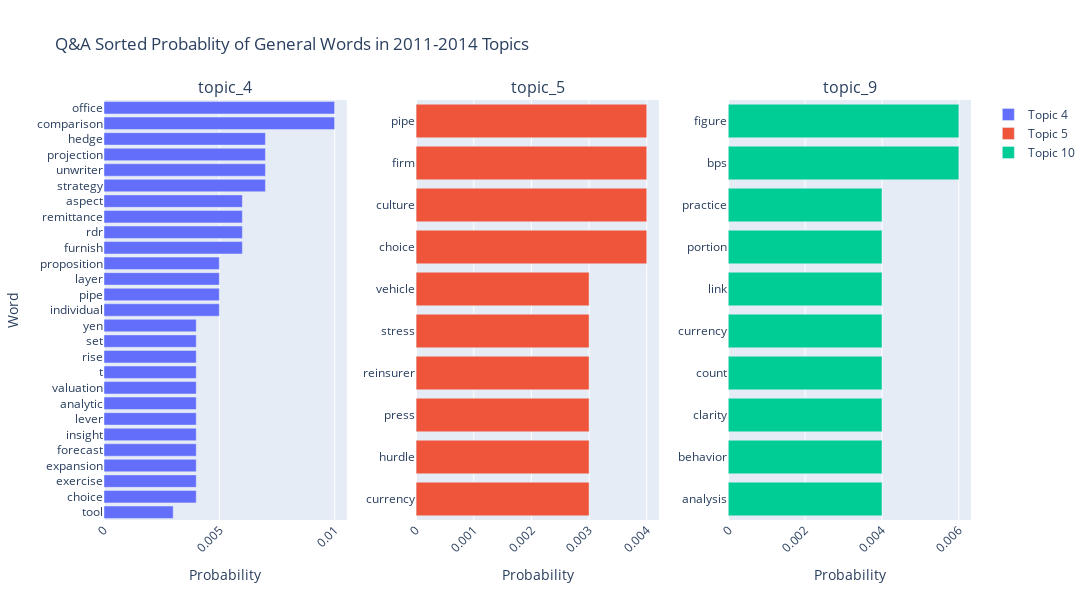

Write notebook code for a chart like this one.
### Code cell
fig = make_subplots(
    rows=1, cols=3,
    column_widths=[2.,2.,2.],
    row_heights=[1.],
    specs=[
        [{"type": "bar"}, {"type": "bar"}, {"type": "bar"}], #, {"type": "bar"}, {"type": "bar"}
        ], 
    subplot_titles=("topic_4", "topic_5", "topic_9"), # , "topic_9", "topic_12"
    vertical_spacing=0.15,
    horizontal_spacing=0.08,
        )


recent_list = [3,4,9]
column_list = [1,2,3]
timepoint_list = [[15 ,10, 8],[13],[10]]

for i in range(0,len(recent_list)):
    wt_single_tp = pd.DataFrame()
    wt_single_tp_alltime = wt[wt['k']==recent_list[i]]
    for k in timepoint_list[i]:
        tmp = wt_single_tp_alltime[wt_single_tp_alltime['timepoint']==k]
        wt_single_tp = wt_single_tp.append(tmp)
        del tmp

    wt_single_tp = wt_single_tp[['word', 'prob']]
    # df_tp6 groupby 'word' agg 'prob'
    wt_single_tp = wt_single_tp.groupby('word').agg({'prob':'sum'})
    wt_single_tp = wt_single_tp.reset_index()
    wt_single_tp = wt_single_tp.sort_values(by='prob', ascending=False)
    wt_single_tp = wt_single_tp.reset_index(drop=True)
    wt_single_tp = wt_single_tp.head(30).sort_values(by='prob', ascending=True)
    wt_single_tp = wt_single_tp.reset_index(drop=True)
    print("==============","Topic {}".format(recent_list[i] + 1),"================")
    print(wt_single_tp['word'])

    fig.add_trace(go.Bar(
        y=wt_single_tp['word'],
        x=wt_single_tp['prob'],
        name="Topic {}".format(recent_list[i] + 1),
        # make the bar virtical
        orientation='h',
        ), row=1, col=column_list[i])

fig.update_layout(
    height=600,
    width=1200,
    title_text="Q&A Sorted Probablity of General Words in 2011-2014 Topics",
    xaxis1_title = 'Probability',
    xaxis2_title = 'Probability',
    xaxis3_title = 'Probability',
    # xaxis4_title = 'Probability',
    # xaxis5_title = 'Probability',
    yaxis1_title = 'Word',
    # make the ytick label virtical
    xaxis1_tickangle=-45,
    xaxis2_tickangle=-45,
    xaxis3_tickangle=-45,
    # xaxis4_tickangle=-45,
    # xaxis5_tickangle=-45,
    legend_tracegroupgap = 180,

    )

fig.show()

### Figure 1 — Plotly figure (JSON) as saved in the notebook; plotly's stock layout.template omitted (floating-point values rounded to 4 significant figures)
{"data": [{"name": "Topic 4", "orientation": "h", "type": "bar", "x": [0.003, 0.004, 0.004, 0.004, 0.004, 0.004, 0.004, 0.004, 0.004, 0.004, 0.004, 0.004, 0.004, 0.005, 0.005, 0.005, 0.005, 0.006, 0.006, 0.006, 0.006, 0.007, 0.007, 0.007, 0.007, 0.01, 0.01], "xaxis": "x", "y": ["tool", "choice", "exercise", "expansion", "forecast", "insight", "lever", "analytic", "valuation", "t", "rise", "set", "yen", "individual", "pipe", "layer", "proposition", "furnish", "rdr", "remittance", "aspect", "strategy", "unwriter", "projection", "hedge", "comparison", "office"], "yaxis": "y"}, {"name": "Topic 5", "orientation": "h", "type": "bar", "x": [0.003, 0.003, 0.003, 0.003, 0.003, 0.003, 0.004, 0.004, 0.004, 0.004], "xaxis": "x2", "y": ["currency", "hurdle", "press", "reinsurer", "stress", "vehicle", "choice", "culture", "firm", "pipe"], "yaxis": "y2"}, {"name": "Topic 10", "orientation": "h", "type": "bar", "x": [0.004, 0.004, 0.004, 0.004, 0.004, 0.004, 0.004, 0.004, 0.006, 0.006], "xaxis": "x3", "y": ["analysis", "behavior", "clarity", "count", "currency", "link", "portion", "practice", "bps", "ﬁgure"], "yaxis": "y3"}], "layout": {"annotations": [{"font": {"size": 16}, "showarrow": false, "text": "topic_4", "x": 0.14, "xanchor": "center", "xref": "paper", "y": 1, "yanchor": "bottom", "yref": "paper"}, {"font": {"size": 16}, "showarrow": false, "text": "topic_5", "x": 0.5, "xanchor": "center", "xref": "paper", "y": 1, "yanchor": "bottom", "yref": "paper"}, {"font": {"size": 16}, "showarrow": false, "text": "topic_9", "x": 0.86, "xanchor": "center", "xref": "paper", "y": 1, "yanchor": "bottom", "yref": "paper"}], "height": 600, "legend": {"tracegroupgap": 180}, "title": {"text": "Q&A Sorted Probablity of General Words in 2011-2014 Topics"}, "width": 1200, "xaxis": {"anchor": "y", "domain": [0, 0.28], "tickangle": -45, "title": {"text": "Probability"}}, "xaxis2": {"anchor": "y2", "domain": [0.36, 0.64], "tickangle": -45, "title": {"text": "Probability"}}, "xaxis3": {"anchor": "y3", "domain": [0.72, 1], "tickangle": -45, "title": {"text": "Probability"}}, "yaxis": {"anchor": "x", "domain": [0, 1], "title": {"text": "Word"}}, "yaxis2": {"anchor": "x2", "domain": [0, 1]}, "yaxis3": {"anchor": "x3", "domain": [0, 1]}}}
